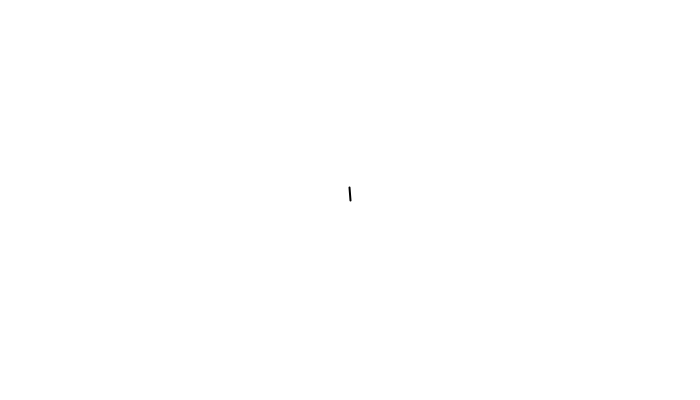
Frame 1 (no input)
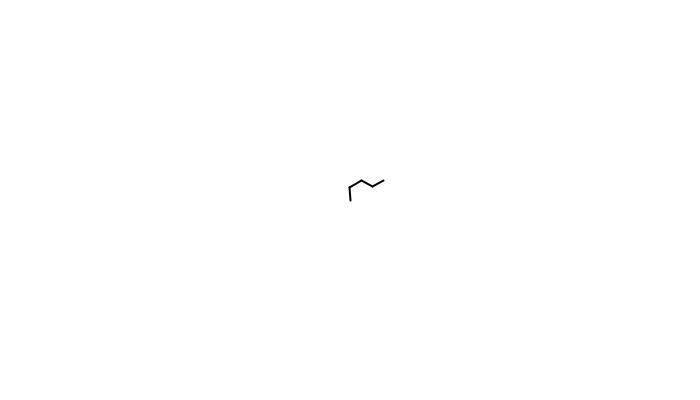
Frame 2 (the mouse pressed at the canvas centre, redrawn once)

The Processing sketch that drew these frames (run headless with seeded random() and noise(); the mouse was pressed at the canvas centre and the sketch redrawn once):

// Processing sketch: N08_l_system
// ── N08_l_system.pde
LSystem lsys;
Turtle turtle;

void setup() {
  size(700, 400);

  Rule[] ruleset = new Rule[1];
  // ruleset[0] = new Rule('F', "FF+[+F-F-F]-[-F+F+F]");
  // ruleset[0] = new Rule('F', "GF--F+G");
  ruleset[0] = new Rule('F', "F+F+F-F");
  lsys = new LSystem("F", ruleset);
  turtle = new Turtle(lsys.getSentence(), height/30, radians(60));

  strokeWeight(2);
}

void draw() {
  background(255);
  translate(width/2, height/2);
  rotate(-PI);
  turtle.render();
  noLoop();
}

int counter = 0;

void mousePressed() {
  if (counter < 50) {
    pushMatrix();
      lsys.generate();
      turtle.setTodo(lsys.getSentence());
    popMatrix();
    redraw();
    counter++;
  }
}

// ── LSystem.pde
class LSystem {
  String sentence;
  Rule[] ruleset;
  int gen;

  LSystem(String axiom, Rule[] _ruleset) {
    sentence = axiom;
    ruleset = _ruleset;
    gen = 0;
  }

  void generate() {
    StringBuffer nextgen = new StringBuffer();

    for (int i = 0; i < sentence.length(); i++) {
      char c = sentence.charAt(i);
      String replace = "" + c;

      for (int j = 0; j < ruleset.length; j++) {
        char a = ruleset[j].getA();

        if (a == c) {
          replace = ruleset[j].getB();
          break;
        }
      }
      nextgen.append(replace);
    }

    sentence = nextgen.toString();
    gen++;
    color(gen * 30);
  }

  String getSentence() {
    return sentence;
  }

  int getGen() {
    return gen;
  }
}

// ── Rule.pde
class Rule {
  char a;
  String b;

  Rule(char _a, String _b) {
    a = _a;
    b = _b;
  }

  char getA() {
    return a;
  }

  String getB() {
    return b;
  }
}

// ── Turtle.pde
class Turtle {
  String todo;
  float len;
  float theta;

  Turtle(String _todo, float _len, float _theta) {
    todo = _todo;
    len = _len;
    theta = _theta;
  }

  void render() {
    for (int i = 0; i < todo.length(); i++) {
      char c = todo.charAt(i);

      if (c == 'F') {
        line(0, 0, 0, len);
        translate(0, len);
      } else if (c == 'G') {
        translate(0, len);
      } else if (c == '+') {
        rotate(theta);
      } else if (c == '-') {
        rotate(-theta);
      } else if (c == '[') {
        pushMatrix();
      } else if (c == ']') {
        popMatrix();
      }
    }
  }

  void setLen(float l) {
    len = l;
  }

  void setTodo(String s) {
    todo = s;
  }
}
